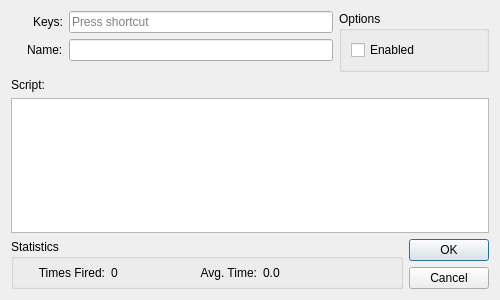
<?xml version="1.0" encoding="UTF-8"?>
<ui version="4.0">
 <class>DialogAccelerator</class>
 <widget class="QDialog" name="DialogAccelerator">
  <property name="geometry">
   <rect>
    <x>0</x>
    <y>0</y>
    <width>500</width>
    <height>300</height>
   </rect>
  </property>
  <property name="windowTitle">
   <string>Edit Accelerator</string>
  </property>
  <layout class="QVBoxLayout" name="verticalLayout">
   <item>
    <layout class="QHBoxLayout" name="horizontal" stretch="1,0">
     <item>
      <layout class="QFormLayout" name="leftForm">
       <property name="fieldGrowthPolicy">
        <enum>QFormLayout::ExpandingFieldsGrow</enum>
       </property>
       <property name="labelAlignment">
        <set>Qt::AlignRight|Qt::AlignTrailing|Qt::AlignVCenter</set>
       </property>
       <item row="1" column="0">
        <widget class="QLabel" name="labelName">
         <property name="text">
          <string>Name:</string>
         </property>
        </widget>
       </item>
       <item row="1" column="1">
        <widget class="QLineEdit" name="name">
         <property name="sizePolicy">
          <sizepolicy hsizetype="Expanding" vsizetype="Fixed">
           <horstretch>0</horstretch>
           <verstretch>0</verstretch>
          </sizepolicy>
         </property>
         <property name="minimumSize">
          <size>
           <width>150</width>
           <height>0</height>
          </size>
         </property>
        </widget>
       </item>
       <item row="0" column="0">
        <widget class="QLabel" name="labelKey">
         <property name="sizePolicy">
          <sizepolicy hsizetype="Fixed" vsizetype="Preferred">
           <horstretch>0</horstretch>
           <verstretch>0</verstretch>
          </sizepolicy>
         </property>
         <property name="minimumSize">
          <size>
           <width>52</width>
           <height>0</height>
          </size>
         </property>
         <property name="text">
          <string>Keys:</string>
         </property>
         <property name="alignment">
          <set>Qt::AlignRight|Qt::AlignTrailing|Qt::AlignVCenter</set>
         </property>
        </widget>
       </item>
       <item row="0" column="1">
        <widget class="QKeySequenceEdit" name="key"/>
       </item>
      </layout>
     </item>
     <item>
      <widget class="QGroupBox" name="groupOptions">
       <property name="sizePolicy">
        <sizepolicy hsizetype="Fixed" vsizetype="Preferred">
         <horstretch>0</horstretch>
         <verstretch>0</verstretch>
        </sizepolicy>
       </property>
       <property name="minimumSize">
        <size>
         <width>150</width>
         <height>0</height>
        </size>
       </property>
       <property name="title">
        <string>Options</string>
       </property>
       <layout class="QVBoxLayout" name="verticalLayout_3">
        <item>
         <widget class="QCheckBox" name="enabled">
          <property name="text">
           <string>Enabled</string>
          </property>
         </widget>
        </item>
       </layout>
      </widget>
     </item>
    </layout>
   </item>
   <item>
    <widget class="QLabel" name="labelScript">
     <property name="text">
      <string>Script:</string>
     </property>
    </widget>
   </item>
   <item>
    <widget class="CodeEditor" name="script"/>
   </item>
   <item>
    <layout class="QHBoxLayout" name="horizontalLayout">
     <item>
      <widget class="QGroupBox" name="groupStats">
       <property name="sizePolicy">
        <sizepolicy hsizetype="Expanding" vsizetype="Preferred">
         <horstretch>0</horstretch>
         <verstretch>0</verstretch>
        </sizepolicy>
       </property>
       <property name="title">
        <string>Statistics</string>
       </property>
       <layout class="QGridLayout" name="gridLayout">
        <property name="leftMargin">
         <number>6</number>
        </property>
        <property name="topMargin">
         <number>6</number>
        </property>
        <property name="rightMargin">
         <number>6</number>
        </property>
        <property name="bottomMargin">
         <number>6</number>
        </property>
        <item row="0" column="2">
         <widget class="QLabel" name="labelAvgTime">
          <property name="maximumSize">
           <size>
            <width>65</width>
            <height>16777215</height>
           </size>
          </property>
          <property name="text">
           <string>Avg. Time:</string>
          </property>
          <property name="alignment">
           <set>Qt::AlignRight|Qt::AlignTrailing|Qt::AlignVCenter</set>
          </property>
         </widget>
        </item>
        <item row="0" column="3">
         <widget class="QLabel" name="avgTime">
          <property name="text">
           <string>0.0</string>
          </property>
         </widget>
        </item>
        <item row="0" column="1">
         <widget class="QLabel" name="timesFired">
          <property name="maximumSize">
           <size>
            <width>75</width>
            <height>16777215</height>
           </size>
          </property>
          <property name="text">
           <string>0</string>
          </property>
         </widget>
        </item>
        <item row="0" column="0">
         <widget class="QLabel" name="labelTimesFired">
          <property name="maximumSize">
           <size>
            <width>85</width>
            <height>16777215</height>
           </size>
          </property>
          <property name="text">
           <string>Times Fired:</string>
          </property>
          <property name="alignment">
           <set>Qt::AlignRight|Qt::AlignTrailing|Qt::AlignVCenter</set>
          </property>
         </widget>
        </item>
       </layout>
      </widget>
     </item>
     <item>
      <widget class="QDialogButtonBox" name="buttonBox">
       <property name="orientation">
        <enum>Qt::Vertical</enum>
       </property>
       <property name="standardButtons">
        <set>QDialogButtonBox::Cancel|QDialogButtonBox::Ok</set>
       </property>
      </widget>
     </item>
    </layout>
   </item>
  </layout>
 </widget>
 <customwidgets>
  <customwidget>
   <class>CodeEditor</class>
   <extends>QPlainTextEdit</extends>
   <header>codeeditor.h</header>
  </customwidget>
 </customwidgets>
 <tabstops>
  <tabstop>name</tabstop>
  <tabstop>enabled</tabstop>
  <tabstop>script</tabstop>
 </tabstops>
 <resources/>
 <connections>
  <connection>
   <sender>buttonBox</sender>
   <signal>accepted()</signal>
   <receiver>DialogAccelerator</receiver>
   <slot>accept()</slot>
   <hints>
    <hint type="sourcelabel">
     <x>248</x>
     <y>254</y>
    </hint>
    <hint type="destinationlabel">
     <x>157</x>
     <y>274</y>
    </hint>
   </hints>
  </connection>
  <connection>
   <sender>buttonBox</sender>
   <signal>rejected()</signal>
   <receiver>DialogAccelerator</receiver>
   <slot>reject()</slot>
   <hints>
    <hint type="sourcelabel">
     <x>316</x>
     <y>260</y>
    </hint>
    <hint type="destinationlabel">
     <x>286</x>
     <y>274</y>
    </hint>
   </hints>
  </connection>
 </connections>
</ui>
